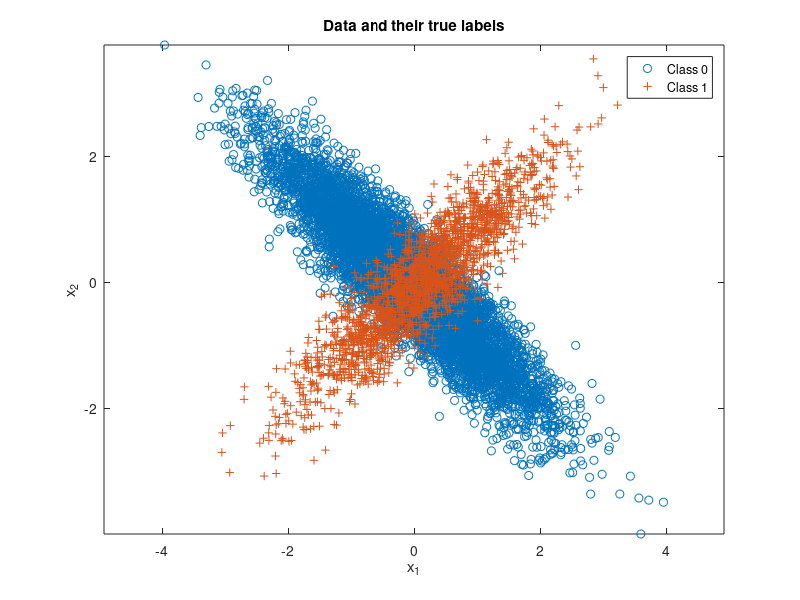

Write the MATLAB code that produced this figure. (Note: this script raises an error after producing the figure.)
%Code for Hwk1 Minimum Expected Risk Classifier
clear all;
%% Creation of Samples
n = 2; %no. of feature dimensions
N = 10000; % no. of iid samples
mu(:,1) = [-0.1;0]; mu(:,2) = [0.1,0];
Sigma(:,:,1) = [1 -0.9;-0.9 1]; Sigma(:,:,2) = [1 0.9;0.9 1];
p = [0.8,0.2]; % class priors for labels 0 and 1
label = rand(1,N) >= p(1);
Nc = [length(find(label==0)),length(find(label==1))]; % number of samples from each class
x = zeros(n,N); % save up space
% Draw samples from each class pdf
for l = 0:1
    %x(:,label==l) = randGaussian(Nc(l+1),mu(:,l+1),Sigma(:,:,l+1));
    x(:,label==l) = mvnrnd(mu(:,l+1),Sigma(:,:,l+1),Nc(l+1))';
end
figure(1), clf,
plot(x(1,label==0),x(2,label==0),'o'), hold on,
plot(x(1,label==1),x(2,label==1),'+'), axis equal,
legend('Class 0','Class 1'), 
title('Data and their true labels'),
xlabel('x_1'), ylabel('x_2'), 

%% Loss Incorporation 
%lambda = [0 1;1 0]; % loss values
%gamma = (lambda(2,1)-lambda(1,1))/(lambda(1,2)-lambda(2,2)) * p(1)/p(2); %threshold
discriminantScore = log(evalGaussian(x,mu(:,2),Sigma(:,:,2)))-log(evalGaussian(x,mu(:,1),Sigma(:,:,1)));% - log(gamma);
p_detection = zeros(1000,1);
p_false_alarm = zeros(1000,1);
w = 1;
for gamma = 0:0.5:250
   
    decision = (discriminantScore >= log(gamma));
    ind00 = find(decision==0 & label==0); p00 = length(ind00)/Nc(1); % probability of true negative
    ind10 = find(decision==1 & label==0); p10 = length(ind10)/Nc(1); % probability of false positive
    ind01 = find(decision==0 & label==1); p01 = length(ind01)/Nc(2); % probability of false negative
    ind11 = find(decision==1 & label==1); p11 = length(ind11)/Nc(2); % probability of true positive
    p_detection(w) = p11;
    p_false_alarm(w) = p10;
    w= w+1;
end
figure(2)
plot(p_false_alarm,p_detection);hold on;
lambda = [0 1;1 0]; % loss values
gamma = (lambda(2,1)-lambda(1,1))/(lambda(1,2)-lambda(2,2)) * p(1)/p(2); %threshold
discriminantScore = log(evalGaussian(x,mu(:,2),Sigma(:,:,2)))-log(evalGaussian(x,mu(:,1),Sigma(:,:,1)))
decision = (discriminantScore >= log(gamma));
    ind00 = find(decision==0 & label==0); p00 = length(ind00)/Nc(1);
    ind10 = find(decision==1 & label==0); p10 = length(ind10)/Nc(1);
    ind01 = find(decision==0 & label==1); p01 = length(ind01)/Nc(2); 
    ind11 = find(decision==1 & label==1); p11 = length(ind11)/Nc(2); 
    p_error = [p10,p01]*Nc'/N;
figure(2)
scatter(p10,p11,'r*');
title('ROC Curve and marking the minimum error possible point')
xlabel('Probability of false detection'),ylabel('Probability of detection');
%% Plotting the correct and incorrect 
figure(3), % class 0 circle, class 1 +, correct green, incorrect red
plot(x(1,ind00),x(2,ind00),'og'); hold on,
plot(x(1,ind10),x(2,ind10),'or'); hold on,
plot(x(1,ind01),x(2,ind01),'+r'); hold on,
plot(x(1,ind11),x(2,ind11),'+g'); hold on,
axis equal,

%% Draw the decision boundary
horizontalGrid = linspace(floor(min(x(1,:))),ceil(max(x(1,:))),101);
verticalGrid = linspace(floor(min(x(2,:))),ceil(max(x(2,:))),91);
[h,v] = meshgrid(horizontalGrid,verticalGrid);
discriminantScoreGridValues = log(evalGaussian([h(:)';v(:)'],mu(:,2),Sigma(:,:,2)))-log(evalGaussian([h(:)';v(:)'],mu(:,1),Sigma(:,:,1))) - log(gamma);
minDSGV = min(discriminantScoreGridValues);
maxDSGV = max(discriminantScoreGridValues);
discriminantScoreGrid = reshape(discriminantScoreGridValues,91,101);
% Check for values
figure(3), contour(horizontalGrid,verticalGrid,discriminantScoreGrid,[minDSGV*[0.9,0.6,0.3],0,[0.3,0.6,0.9]*maxDSGV]); % plot equilevel contours of the discriminant function 
% including the contour at level 0 which is the decision boundary
legend('Correct decisions for data from Class 0','Wrong decisions for data from Class 0','Wrong decisions for data from Class 1','Correct decisions for data from Class 1','Equilevel contours of the discriminant function' ), 
title('Data and their classifier decisions versus true labels'),
xlabel('x_1'), ylabel('x_2'), 

